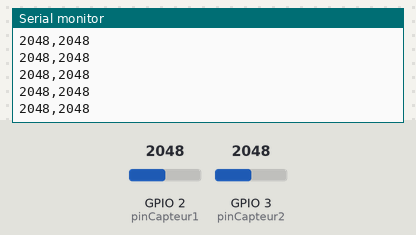
Bench run of a sketch on a simulated ESP32-C6. On the bench: the last lines printed to the serial monitor. The test bench sets the inputs (shaded band); at power-on: GPIO 2 (pinCapteur1) = 2048, GPIO 3 (pinCapteur2) = 2048. Nothing arrives over Bluetooth unless stated; a phone connects over Bluetooth LE 3 s after start.

Above: at 1.2 s.
1.3 s: GPIO 2 (pinCapteur1) set to 2866
At 1.32 s:
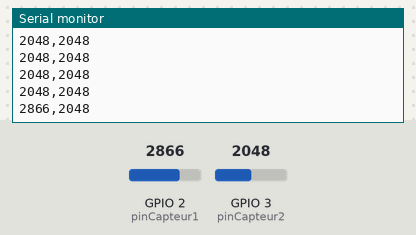
4.3 s: GPIO 3 (pinCapteur2) set to 2866
At 4.34 s:
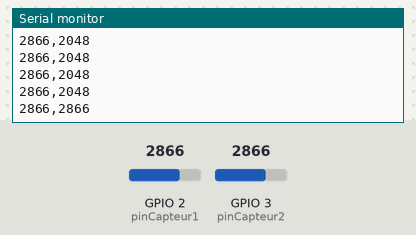
5.8 s: GPIO 2 (pinCapteur1) set to 3603
At 5.8 s:
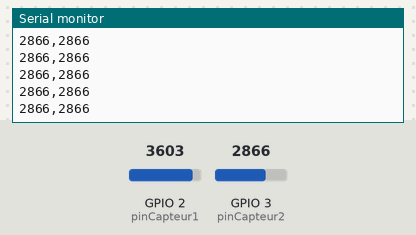
7.3 s: GPIO 3 (pinCapteur2) set to 3603
At 7.31 s:
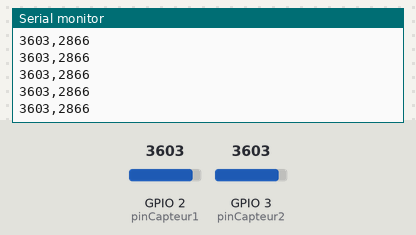
Timing chart, 0 to 9.8 s (numbered marks = the images above; inputs shaded):
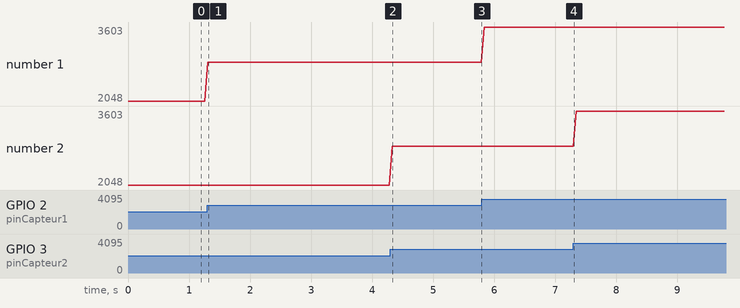

Measured:
- after the input at 1.3 s, the serial monitor: prints a new line at once (image 1)
- after the input at 4.3 s, the serial monitor: prints a new line at once (image 2)
- plotted number 1: 2048 → 2866 after the input at 1.3 s, 2866 → 3603 after the input at 5.8 s

The sketch:

sensorsInfo_BLE.ino
```cpp
#include <BLEDevice.h>
#include <BLEServer.h>
#include <BLEUtils.h>
#include <BLE2902.h>

#define SERVICE_UUID   "12345678-1234-1234-1234-123456789012"
#define CHAR_READ_UUID "12345678-1234-1234-1234-000000000001"

const int pinCapteur1 = 2;  // GPIO2
const int pinCapteur2 = 3;  // GPIO3

int lectureCapteur1;
int lectureCapteur2;

BLECharacteristic *charRead;
bool deviceConnected = false;

class ServerCallbacks : public BLEServerCallbacks {
  void onConnect(BLEServer* pServer) {
    deviceConnected = true;
    Serial.println("Téléphone connecté !");
  }
  void onDisconnect(BLEServer* pServer) {
    deviceConnected = false;
    Serial.println("Déconnecté, redémarrage advertising...");
    pServer->startAdvertising();
  }
};

void setup() {
  Serial.begin(115200);

  BLEDevice::init("ESP32-C6-Capteurs");
  BLEServer *pServer = BLEDevice::createServer();
  pServer->setCallbacks(new ServerCallbacks());

  BLEService *pService = pServer->createService(SERVICE_UUID);

  charRead = pService->createCharacteristic(
    CHAR_READ_UUID,
    BLECharacteristic::PROPERTY_READ | BLECharacteristic::PROPERTY_NOTIFY
  );
  charRead->addDescriptor(new BLE2902());
  charRead->setValue("En attente...");

  pService->start();
  BLEDevice::getAdvertising()->addServiceUUID(SERVICE_UUID);
  BLEDevice::getAdvertising()->start();

  Serial.println("BLE prêt !");
}

void loop() {
  lectureCapteur1 = analogRead(pinCapteur1);
  lectureCapteur2 = analogRead(pinCapteur2);

  if (lectureCapteur1 <= 30) lectureCapteur1 = 0;
  if (lectureCapteur2 <= 30) lectureCapteur2 = 0;

  Serial.print(lectureCapteur1);
  Serial.print(",");
  Serial.println(lectureCapteur2);

  if (deviceConnected) {
    String val = String(lectureCapteur1) + "," + String(lectureCapteur2);
    charRead->setValue(val.c_str());
    charRead->notify();
  }

  delay(50);
}
```
